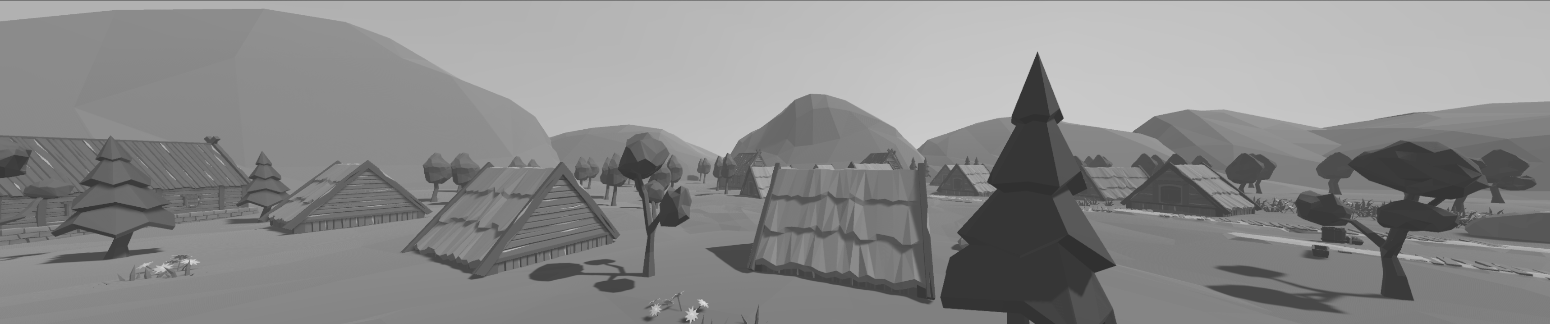
#> input picture public/py/1.png, 1550 x 324 px, given as the content of the folder D:/vectionProject/public/camear1images, which was not available
$ python atest3.py
#> lines starting #> are read from the running program, lines starting #| are printed output that depends on the picture; pictures that were not available may be replaced by others from this repository, and a replacement may not be noted
#> in read_image_as_linear, im is the input picture: PIL image 1550x324 RGB; min 48, max 227, mean 137.4
import numpy as np
from pathlib import Path
from PIL import Image
import imageio.v2 as imageio

# ---------- utils: sRGB <-> Linear ----------
def srgb_to_linear(x):
    x = np.clip(x, 0.0, 1.0)
    a = 0.055
    return np.where(x <= 0.04045, x / 12.92, ((x + a) / (1 + a)) ** 2.4)
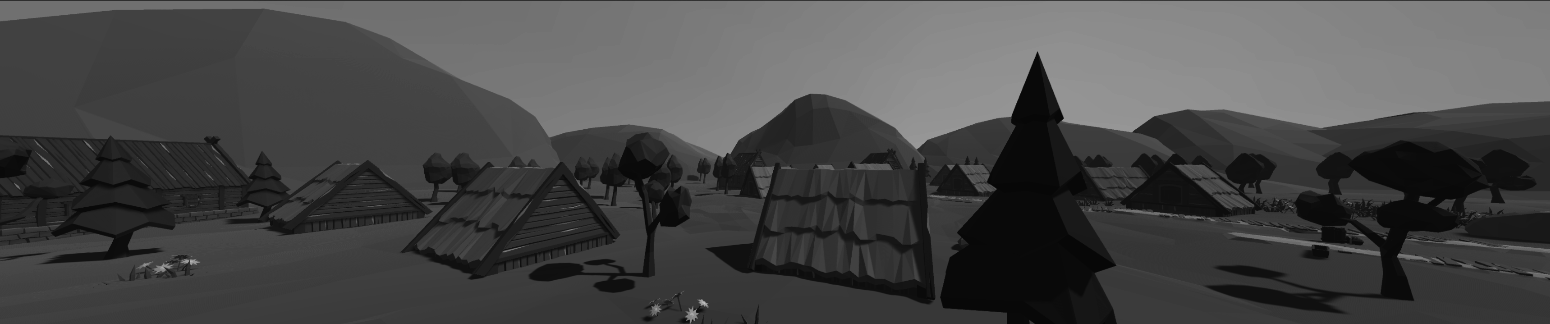
#> returned value: shape (324, 1550, 3) float32; min 0.0296, max 0.768, mean 0.281

def linear_to_srgb(x):
    x = np.clip(x, 0.0, 1.0)
    a = 0.055
    return np.where(x <= 0.0031308, x * 12.92, (1 + a) * (x ** (1 / 2.4)) - a)

# ---------- gaussian blur (separable) ----------
def gaussian_kernel1d(sigma, radius=None):
    if sigma <= 0:
        return np.array([1.0], dtype=np.float32)
    if radius is None:
        radius = int(np.ceil(3 * sigma))
    x = np.arange(-radius, radius + 1, dtype=np.float32)
    k = np.exp(-(x * x) / (2 * sigma * sigma))
    k /= np.sum(k)
    return k

def convolve1d(img, k, axis):
    # img: (H,W,C) float32
#> called with k = array of shape (13,), axis = 1
    pad = len(k) // 2
    if axis == 0:
        padded = np.pad(img, ((pad, pad), (0, 0), (0, 0)), mode="reflect")
        out = np.zeros_like(img)
        for i in range(img.shape[0]):
            out[i] = np.tensordot(padded[i:i+len(k)], k, axes=([0], [0]))
        return out
    else:
        padded = np.pad(img, ((0, 0), (pad, pad), (0, 0)), mode="reflect")
        out = np.zeros_like(img)
        for j in range(img.shape[1]):
            out[:, j] = np.tensordot(padded[:, j:j+len(k)], k, axes=([1], [0]))
        return out

def gaussian_blur(img, sigma):
    k = gaussian_kernel1d(sigma)
    tmp = convolve1d(img, k, axis=1)
    out = convolve1d(tmp, k, axis=0)
    return out

# ---------- DoG bandpass ----------
def dog_bandpass_linear(img_lin, sigma_small, sigma_large):
    # img_lin: linear RGB in [0,1], float32
    lo1 = gaussian_blur(img_lin, sigma_small)
    lo2 = gaussian_blur(img_lin, sigma_large)
#> call 3 of convolve1d, with k = array of shape (49,), axis = 1
#> in convolve1d (call 3), `padded = np.pad(img, ((0, 0), (pad, pad), (0, 0)), mode="reflect")`:
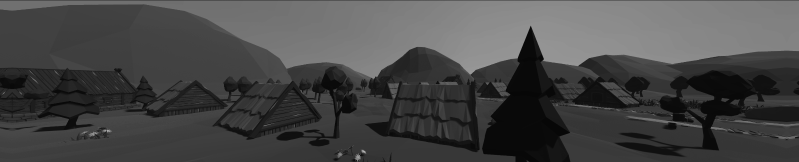
#> padded: shape (324, 1598, 3) float32 (shown at 1/2 size); min 0.0296, max 0.768, mean 0.28
#> call 4 of convolve1d, with k = array of shape (49,), axis = 0
#> in convolve1d (call 4), `padded = np.pad(img, ((pad, pad), (0, 0), (0, 0)), mode="reflect")`:
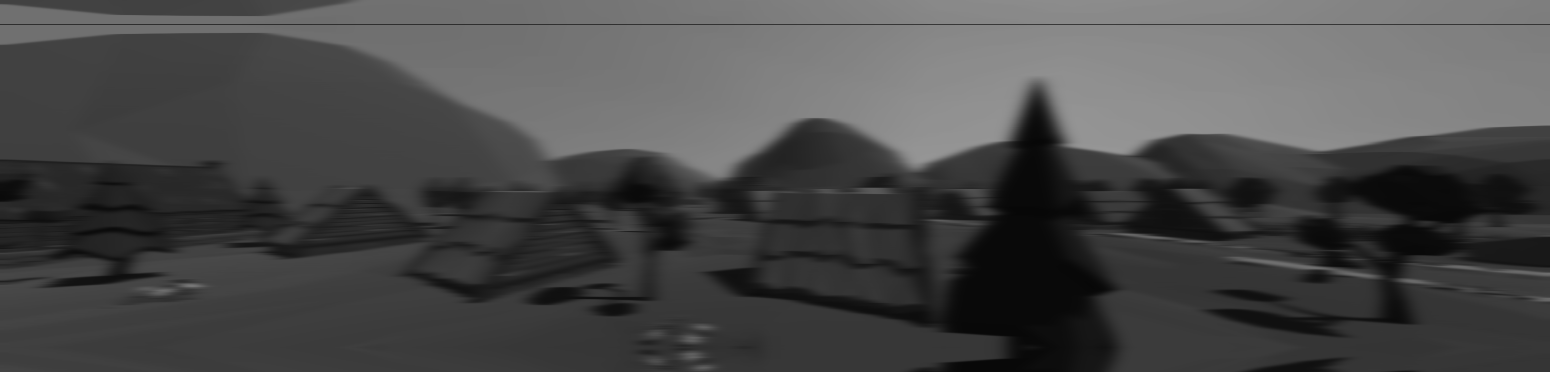
#> padded: shape (372, 1550, 3) float32; min 0.0296, max 0.59, mean 0.288
#> after the loop in convolve1d (call 4), `for i in range(img.shape[0]):`:
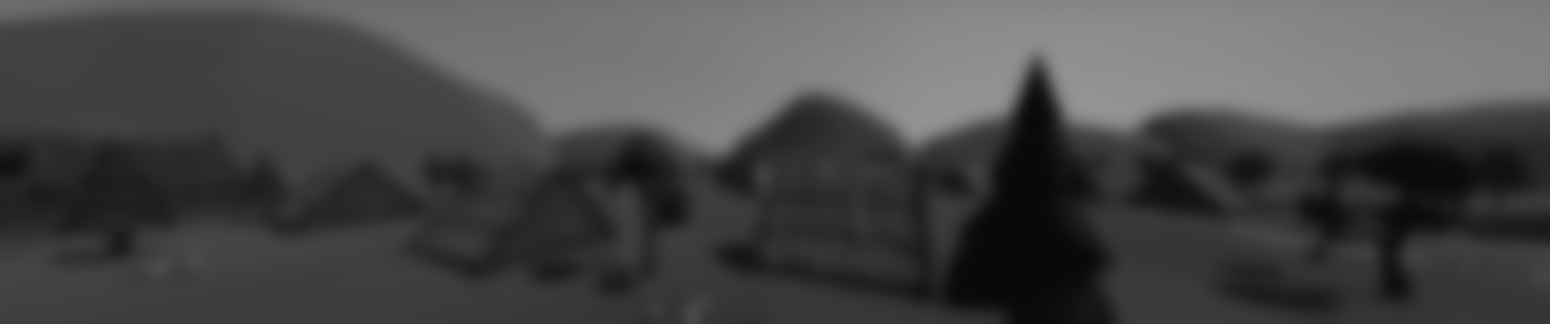
#> out: shape (324, 1550, 3) float32; mean R, G, B 0.282, 0.282, 0.282
    band = lo1 - lo2
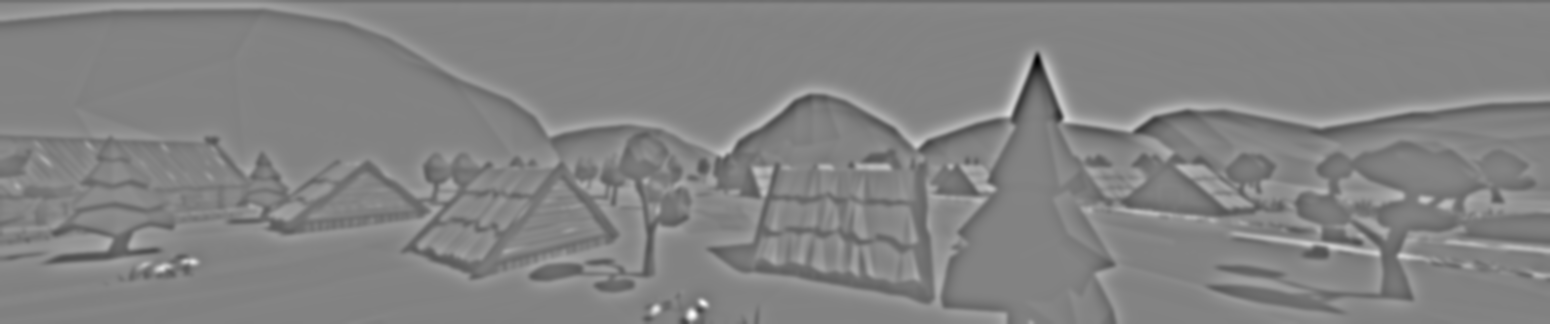
#> band: shape (324, 1550, 3) float32; mean R, G, B -5.91e-05, -5.91e-05, -5.91e-05; drawn with min black and max white
    return band

def read_image_as_linear(path: Path):
    im = Image.open(path).convert("RGB")
    arr = np.asarray(im).astype(np.float32) / 255.0
    arr_lin = srgb_to_linear(arr)
    return arr_lin

def save_linear_as_png(path: Path, img_lin, gain=1.0, bias=0.5):
    """
    带通结果有正有负，必须映射到[0,1]才能保存PNG。
    常用：bias=0.5 把0映射到中灰；gain 控制对比度。
    """
#> called with gain = 4, bias = 0.5
    y = bias + gain * img_lin
    y = np.clip(y, 0.0, 1.0)
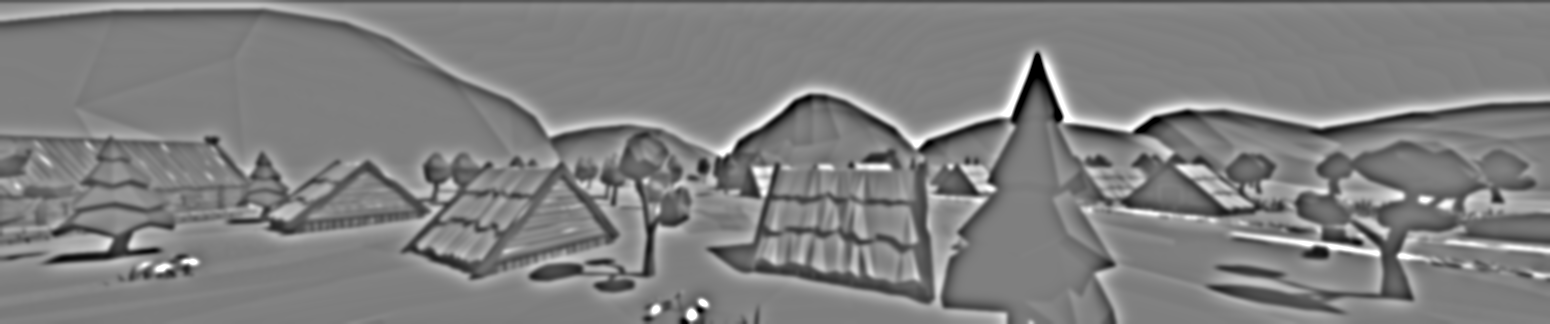
#> y: shape (324, 1550, 3) float32; mean R, G, B 0.5, 0.5, 0.5
    y_srgb = linear_to_srgb(y)
#> in linear_to_srgb, `return np.where(x <= 0.0031308, x * 12.92, (1 + a) * (x ** (1 / 2.4)) ..`:
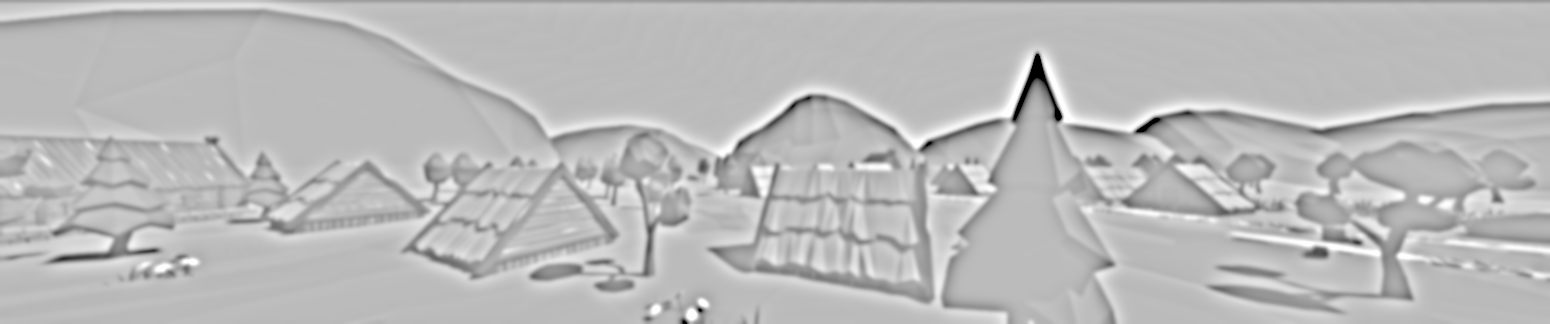
#> returned value: shape (324, 1550, 3) float32; mean of channels 0, 1, 2 0.73, 0.73, 0.73; drawn as R, G, B
    out = (y_srgb * 255.0 + 0.5).astype(np.uint8)
    Image.fromarray(out).save(path)

def main():
    in_dir  = Path(r"D:\vectionProject\public\camear1images")  # 改成你的帧目录
    out_dir = Path(r"D:\vectionProject\public\camear1images_bandpass")
    out_dir.mkdir(parents=True, exist_ok=True)

    # ====== 关键参数：sigma（像素） ======
    # 建议先试一组“中频”：小模糊2px，大模糊8px
    sigma_small = 2.0
    sigma_large = 8.0

    # 带通可视化映射参数（只影响保存PNG观看，不影响你后续若用float处理）
    vis_gain = 4.0   # 对比度，越大越“边缘化”
    vis_bias = 0.5   # 让0变成中灰

    paths = sorted([p for p in in_dir.glob("*.png")])
    if not paths:
        paths = sorted([p for p in in_dir.glob("*.jpg")])

    print("frames:", len(paths))
    for i, p in enumerate(paths):
        img_lin = read_image_as_linear(p)
        band = dog_bandpass_linear(img_lin, sigma_small, sigma_large)

        # 仅为了保存可见图：band 是正负值，用 bias+gain 映射
        out_path = out_dir / p.name
        save_linear_as_png(out_path, band, gain=vis_gain, bias=vis_bias)

        if i % 50 == 0:
            print("processed", i, p.name)

    print("done:", out_dir)

if __name__ == "__main__":
    main()

$ run again, on public/py/5.png
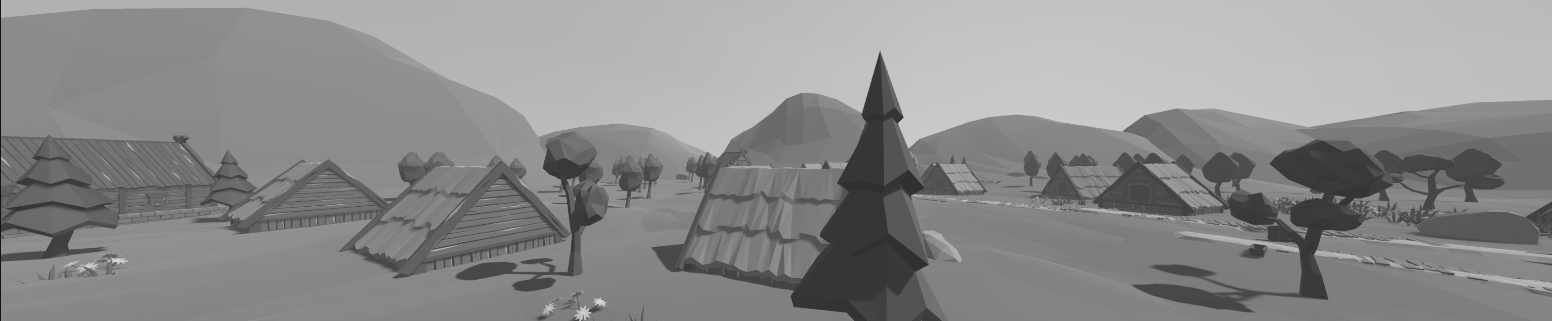
#> input picture public/py/5.png, 1552 x 321 px, given as the content of the folder D:/vectionProject/public/camear1images, which was not available
#> in read_image_as_linear, im is the input picture: PIL image 1552x321 RGB; min 20, max 221, mean 139.3
#> after the loop in convolve1d (call 4), `for i in range(img.shape[0]):`:
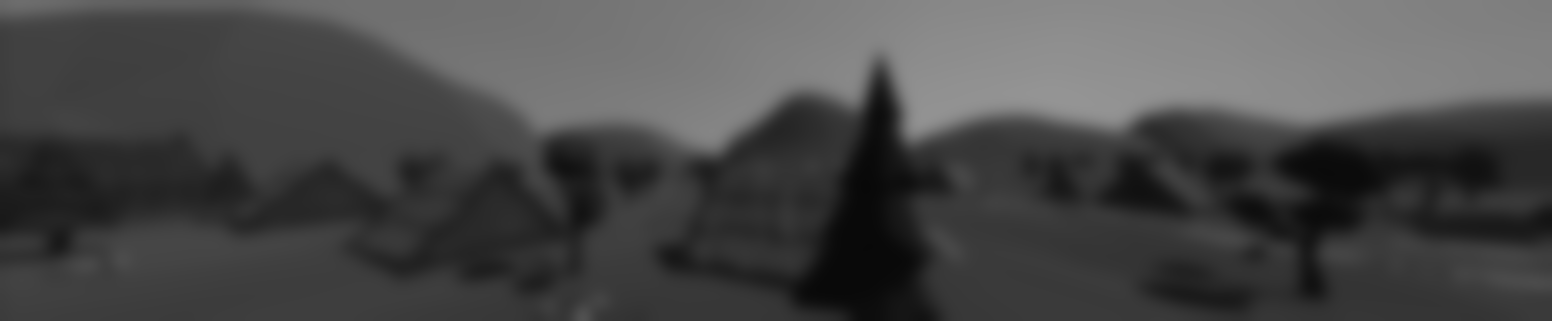
#> out: shape (321, 1552, 3) float32; mean R, G, B 0.287, 0.287, 0.287
#> in linear_to_srgb, `return np.where(x <= 0.0031308, x * 12.92, (1 + a) * (x ** (1 / 2.4)) ..`:
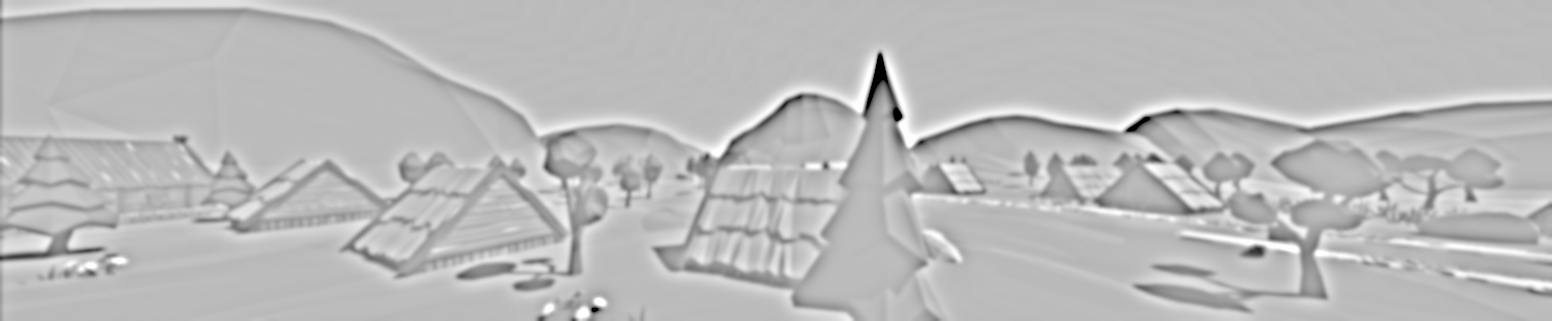
#> returned value: shape (321, 1552, 3) float32; mean of channels 0, 1, 2 0.73, 0.73, 0.73; drawn as R, G, B
